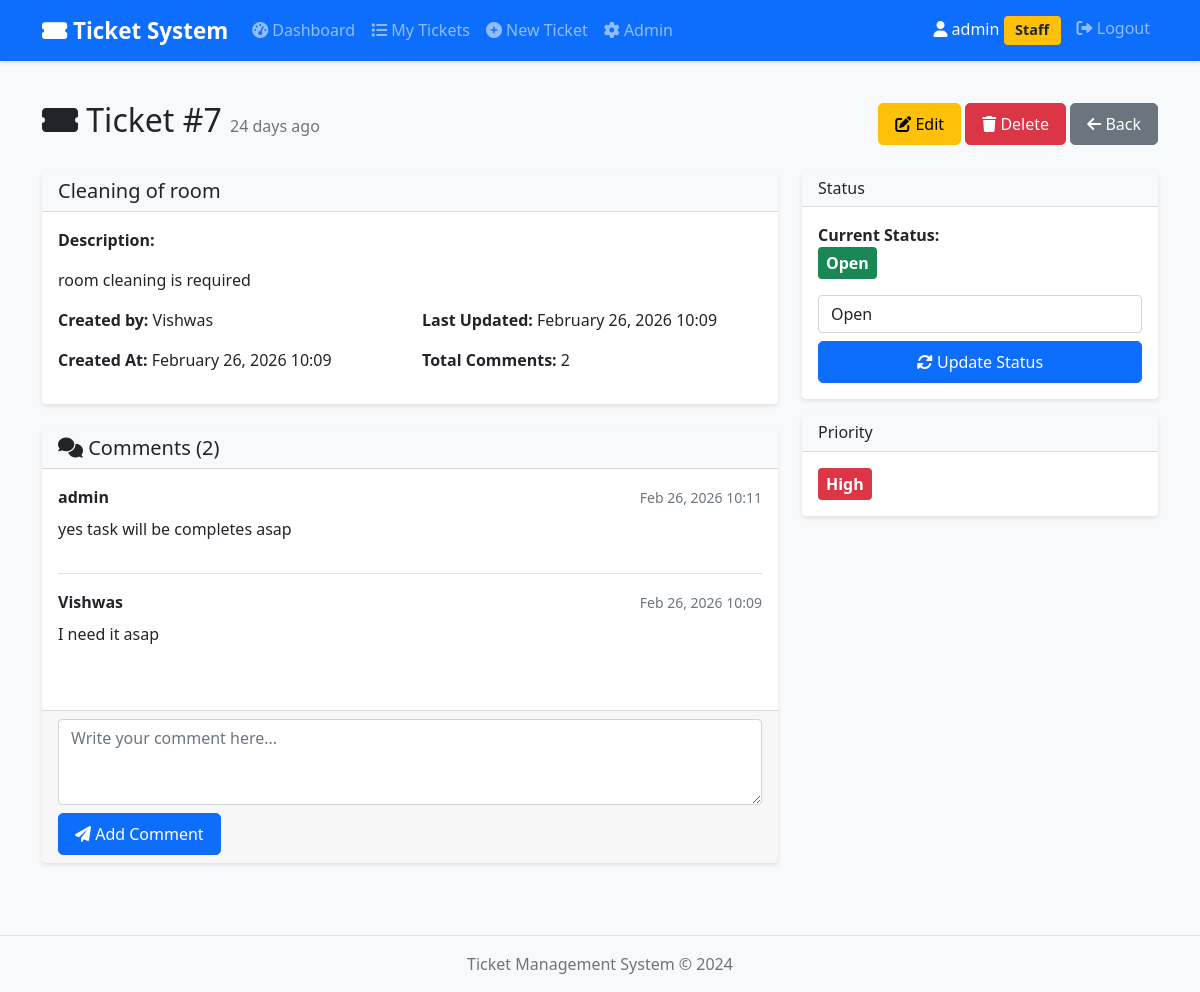
The app's page /tickets/7/ (signed in) with its own data.
### tickets/models.py (models this page shows, shortened)
class Ticket(models.Model):
    STATUS_CHOICES = [
        ('open', 'Open'),  # (value_in_db, display_name)
        ('in_progress', 'In Progress'),
        ('resolved', 'Resolved'),
        ('closed', 'Closed'),
    ]
    PRIORITY_CHOICES = [
        ('low', 'Low'),
        ('medium', 'Medium'),
        ('high', 'High'),
    ]
    title = models.CharField(max_length=200)
    description = models.TextField()
    status = models.CharField(
        max_length=20,
        choices=STATUS_CHOICES,
        default='open'
    )
    priority = models.CharField(
        max_length=10,
        choices=PRIORITY_CHOICES,
        default='medium'
    )
    created_by = models.ForeignKey(
        User,
        on_delete=models.CASCADE,
        related_name='tickets_created'
    )
    created_for = models.ForeignKey(
        User,
        on_delete=models.CASCADE,
        related_name='tickets_owned',
        null=True,
        blank=True
    )
    is_admin_created = models.BooleanField(default=False)
    created_at = models.DateTimeField(auto_now_add=True)
    updated_at = models.DateTimeField(auto_now=True)
    def get_status_display_safe(self):
        status_dict = dict(self.STATUS_CHOICES)
        return status_dict.get(self.status, self.status)
    def get_priority_display_safe(self):
        priority_dict = dict(self.PRIORITY_CHOICES)
        return priority_dict.get(self.priority, self.priority)
    def time_since_created(self):
        now = timezone.now()
        diff = now - self.created_at
        if diff.days > 0:
            return f"{diff.days} days ago"
        elif diff.seconds // 3600 > 0:
            return f"{diff.seconds // 3600} hours ago"
        elif diff.seconds // 60 > 0:
            return f"{diff.seconds // 60} minutes ago"
        else:
            return "Just now"

class Comment(models.Model):
    ticket = models.ForeignKey(
        Ticket,
        on_delete=models.CASCADE,
        related_name='comments'  # This MUST match what you use in views
    )
    author = models.ForeignKey(
        User,
        on_delete=models.CASCADE,
        related_name='comments_made'  # Optional, but good practice
    )
    message = models.TextField()
    created_at = models.DateTimeField(auto_now_add=True)
    class Meta:
        ordering = ['-created_at']  # Show newest comments first

### tickets/views.py (the view)
# urls.py: path('tickets/<int:ticket_id>/', views.ticket_detail_view, name='ticket_detail'),
@login_required
def ticket_detail_view(request, ticket_id):
    ticket = get_object_or_404(Ticket, id=ticket_id)
    if not request.user.is_staff and ticket.created_for != request.user:
        messages.error(request, "You don't have permission to view this ticket.")
        return redirect('ticket_list')
    comments = Comment.objects.filter(ticket=ticket).order_by('-created_at')
    comment_form = CommentForm()
    status_form = None
    if request.user.is_staff:
        status_form = StatusUpdateForm(instance=ticket)
    context = {
        'ticket': ticket,
        'comments': comments,
        'comment_form': comment_form,
        'status_form': status_form,
        'is_staff': request.user.is_staff,
    }
    return render(request, 'tickets/ticket_detail.html', context)

### tickets/forms.py
class CommentForm(forms.ModelForm):
    class Meta:
        model = Comment
        fields = ['message']
        widgets = {
            'message': forms.Textarea(attrs={
                'class': 'form-control',
                'placeholder': 'Write your comment here...',
                'rows': 3
            })
        }

class StatusUpdateForm(forms.ModelForm):
    class Meta:
        model = Ticket
        fields = ['status']
        widgets = {
            'status': forms.Select(attrs={
                'class': 'form-control'
            })
        }

### tickets/templates/tickets/ticket_detail.html (shortened to what this page needs)
{% extends 'tickets/base.html' %}
{% block content %}
<div class="d-flex justify-content-between align-items-center mb-4">
    <h2>
        <i class="fas fa-ticket-alt"></i> Ticket #{{ ticket.id }}
        <small class="text-muted fs-6">{{ ticket.time_since_created }}</small>
    </h2>
    <div>
        {% if ticket.created_by == user or user.is_staff %}
            <a href="{% url 'ticket_edit' ticket.id %}" class="btn btn-warning">
                <i class="fas fa-edit"></i> Edit
            </a>
            <a href="{% url 'ticket_delete' ticket.id %}" class="btn btn-danger">
                <i class="fas fa-trash"></i> Delete
            </a>
        {% endif %}
        <a href="{% url 'ticket_list' %}" class="btn btn-secondary">
            <i class="fas fa-arrow-left"></i> Back
        </a>
    </div>
</div>
<div class="row">
    <div class="col-md-8">
        <div class="card mb-4">
            <div class="card-header bg-light">
                <h5 class="mb-0">{{ ticket.title }}</h5>
            </div>
            <div class="card-body">
                <div class="mb-3">
                    <strong>Description:</strong>
                    <p class="mt-2">{{ ticket.description|linebreaks }}</p>
                </div>
                <div class="row">
                    <div class="col-md-6">
                        <p>
                            <strong>Created by:</strong>
                            {% if ticket.is_admin_created %}
                                {{ ticket.created_by.username }}
                                <span class="badge bg-warning">for {{ ticket.created_for.username }}</span>
                            {% else %}
                                {{ ticket.created_by.username }}
                            {% endif %}
                        </p>
                        <p><strong>Created At:</strong> {{ ticket.created_at|date:"F d, Y H:i" }}</p>
                    </div>
                    <div class="col-md-6">
                        <p><strong>Last Updated:</strong> {{ ticket.updated_at|date:"F d, Y H:i" }}</p>
                        <p><strong>Total Comments:</strong> {{ comments.count }}</p>
                    </div>
                </div>
            </div>
        </div>
        <div class="card">
            <div class="card-header bg-light">
                <h5 class="mb-0"><i class="fas fa-comments"></i> Comments ({{ comments.count }})</h5>
            </div>
            <div class="card-body">
                {% if comments %}
                    {% for comment in comments %}
                        <div class="mb-3 pb-3 {% if not forloop.last %}border-bottom{% endif %}">
                            <div class="d-flex justify-content-between align-items-center">
                                <strong>{{ comment.author.username }}</strong>
                                <small class="text-muted">{{ comment.created_at|date:"M d, Y H:i" }}</small>
                            </div>
                            <p class="mt-2 mb-0">{{ comment.message|linebreaks }}</p>
                        </div>
                    {% endfor %}
                {% else %}
                    <p class="text-muted text-center mb-0">No comments yet.</p>
                {% endif %}
            </div>
            <div class="card-footer">
                <form method="post" action="{% url 'add_comment' ticket.id %}">
                    {{ comment_form.message }}
                    <button type="submit" class="btn btn-primary mt-2">
                        <i class="fas fa-paper-plane"></i> Add Comment
                    </button>
                </form>
            </div>
        </div>
    </div>
    <div class="col-md-4">
        <div class="card mb-3">
            <div class="card-header bg-light">
                <h6 class="mb-0">Status</h6>
            </div>
            <div class="card-body">
                <div class="mb-3">
                    <strong>Current Status:</strong><br>
                    <span class="badge {% if ticket.status == 'open' %}bg-success{% elif ticket.status == 'in_progress' %}bg-warning text-dark{% elif ticket.status == 'resolved' %}bg-info{% else %}bg-secondary{% endif %} p-2 fs-6">
                        {{ ticket.get_status_display_safe }}
                    </span>
                </div>
                {% if is_staff %}
                    <form method="post" action="{% url 'update_status' ticket.id %}">
                        {{ status_form.status }}
                        <button type="submit" class="btn btn-primary w-100 mt-2">
                            <i class="fas fa-sync-alt"></i> Update Status
                        </button>
                    </form>
                {% endif %}
            </div>
        </div>
        <div class="card">
            <div class="card-header bg-light">
                <h6 class="mb-0">Priority</h6>
            </div>
            <div class="card-body">
                <span class="badge {% if ticket.priority == 'high' %}bg-danger{% elif ticket.priority == 'medium' %}bg-warning text-dark{% else %}bg-success{% endif %} p-2 fs-6">
                    {{ ticket.get_priority_display_safe }}
                </span>
            </div>
        </div>
    </div>
</div>
{% endblock %}

### tickets/templates/tickets/base.html (shortened to what this page needs)
<!DOCTYPE html>
<html lang="en">
<head>
    <link href="https://cdn.jsdelivr.net/npm/bootstrap@5.1.3/dist/css/bootstrap.min.css" rel="stylesheet">
    <link rel="stylesheet" href="https://cdnjs.cloudflare.com/ajax/libs/font-awesome/6.0.0/css/all.min.css">
    {% load static %}
    <link rel="stylesheet" href="{% static 'tickets/css/style.css' %}">
</head>
<body>
    <nav class="navbar navbar-expand-lg navbar-dark bg-primary">
        <div class="container">
            <a class="navbar-brand" href="{% url 'dashboard' %}">
                <i class="fas fa-ticket-alt"></i> Ticket System
            </a>
            <div class="collapse navbar-collapse" id="navbarNav">
                <ul class="navbar-nav me-auto">
                    {% if user.is_authenticated %}
                        <li class="nav-item">
                            <a class="nav-link" href="{% url 'dashboard' %}">
                                <i class="fas fa-tachometer-alt"></i> Dashboard
                            </a>
                        </li>
                        <li class="nav-item">
                            <a class="nav-link" href="{% url 'ticket_list' %}">
                                <i class="fas fa-list"></i> My Tickets
                            </a>
                        </li>
                        <li class="nav-item">
                            <a class="nav-link" href="{% url 'ticket_create' %}">
                                <i class="fas fa-plus-circle"></i> New Ticket
                            </a>
                        </li>
                        {% if user.is_staff %}
                            <li class="nav-item">
                                <a class="nav-link" href="/admin/" target="_blank">
                                    <i class="fas fa-cog"></i> Admin
                                </a>
                            </li>
                        {% endif %}
                    {% endif %}
                </ul>
                <ul class="navbar-nav">
                    {% if user.is_authenticated %}
                        <li class="nav-item">
                            <span class="nav-link text-light">
                                <i class="fas fa-user"></i> {{ user.username }}
                                {% if user.is_staff %}
                                    <span class="badge bg-warning text-dark">Staff</span>
                                {% endif %}
                            </span>
                        </li>
                        <li class="nav-item">
                            <a class="nav-link" href="{% url 'logout' %}">
                                <i class="fas fa-sign-out-alt"></i> Logout
                            </a>
                        </li>
                    {% endif %}
                </ul>
            </div>
        </div>
    </nav>
    <main class="container my-4">
        {% block content %}
        {% endblock %}
    </main>
    <footer class="bg-light text-center text-muted py-3 mt-5">
        <div class="container">
            <p class="mb-0">Ticket Management System &copy; 2024</p>
        </div>
    </footer>
</body>
</html>

### tickets/static/tickets/style.css (style rules this page uses)
body { background-color: #f8f9fa; min-height: 100vh; display: flex; flex-direction: column; }
main { flex: 1; }
.card { transition: transform 0.2s, box-shadow 0.2s; border: none; box-shadow: 0 2px 4px rgba(0,0,0,0.1); }
.badge { font-size: 0.9em; padding: 0.5em 0.8em; }
.btn { border-radius: 5px; padding: 0.5rem 1rem; font-weight: 500; transition: all 0.2s; }
.navbar { box-shadow: 0 2px 4px rgba(0,0,0,0.1); }
.navbar-brand { font-weight: bold; font-size: 1.4rem; }
footer { margin-top: auto; border-top: 1px solid #dee2e6; }

### records on screen
Ticket: id "7", time_since_created "24 days ago", title "Cleaning of room", description "room cleaning is required", created_by.username "Vishwas", created_at "February 26, 2026 10:09", updated_at "February 26, 2026 10:09", get_status_display_safe "Open", status "Open", get_priority_display_safe "High"
Comment: author.username "admin", created_at "Feb 26, 2026 10:11", message "yes task will be completes asap"
Comment: author.username "Vishwas", created_at "Feb 26, 2026 10:09", message "I need it asap"

### other values on screen
{{ user.username }} "admin"
{{ comments.count }} "2"
